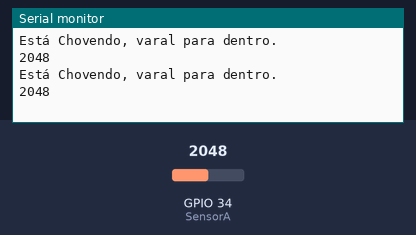
The sketch below on a simulated ESP32. Shown: the last lines printed to the serial monitor. The test bench sets the inputs (shaded band); at power-on: GPIO 34 (SensorA) = 2048.

Above: at 1.2 s.
1.3 s: GPIO 34 (SensorA) set to 3440
At 2.8 s:
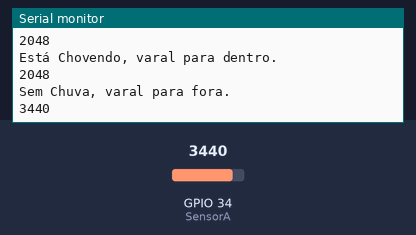
4.3 s: GPIO 34 (SensorA) set to 3360
At 5.8 s:
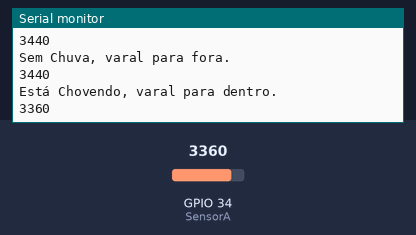
Timing chart, 0 to 7.3 s (numbered marks = the images above; inputs shaded):
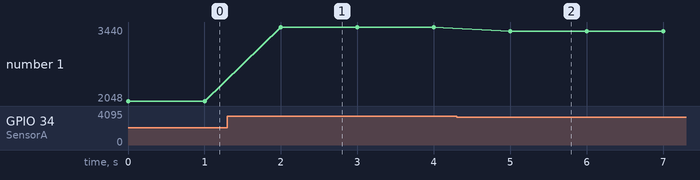

The sketch:

exemplo_chuva.ino
```cpp
#define SensorA 34

void setup() {
  pinMode(SensorA, INPUT);

  Serial.begin(9600);

}

void loop() {
  if (analogRead(SensorA) > 3400) {
    Serial.println("Sem Chuva, varal para fora.");
    Serial.println(analogRead(SensorA));
    delay(1000);
  }
  else{
    Serial.println("Está Chovendo, varal para dentro.");
    Serial.println(analogRead(SensorA));
    delay(1000);
  }

}
```

Measured:
- after the input at 1.3 s, the serial monitor: prints a new line after 0.70 s (image 1)
- after the input at 4.3 s, the serial monitor: prints a new line after 0.70 s (image 2)
- plotted number 1: 2048 → 3440 after the input at 1.3 s, 3440 → 3360 after the input at 4.3 s
